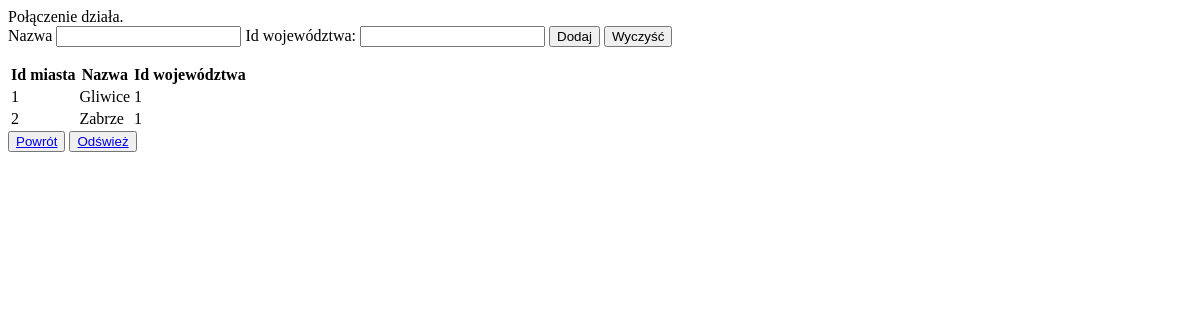
Before: /CRUD/add_miasto.php with the older database file.
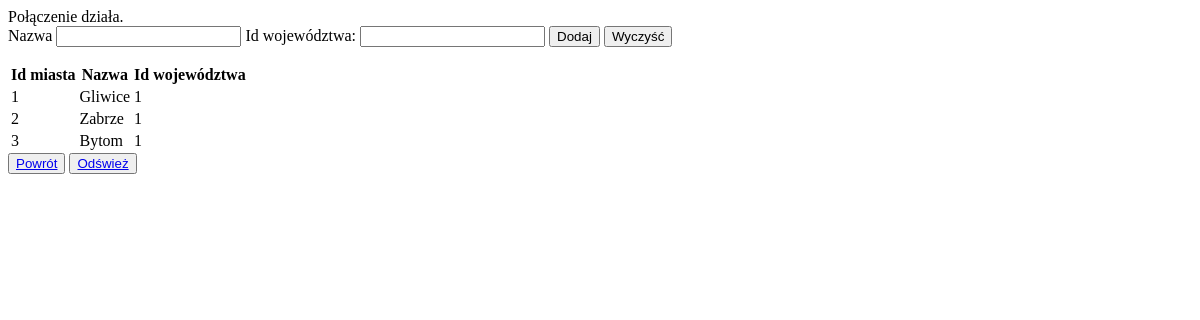
After: the same page with the newer database file.
### tables this page shows
CREATE TABLE `miasta` (
  `id_miasta` int(11) NOT NULL,
  `nazwa` char(45) DEFAULT NULL,
  `id_woj` int(11) NOT NULL
);

### CRUD/add_miasto.php (the view, shortened to what this page needs)
<?php
    $con = mysqli_connect("localhost","root","","sk_db");
?>
<!DOCTYPE html>
<html lang="en">
<head>
</head>
<body>
    <form action="" method="POST">
        <label for="nazwa">Nazwa</label>
        <input type="text" name="nazwa" id="">
        <label for="woj">Id województwa:</label>
        <input type="number" name="woj" id="">
        <button type="submit">Dodaj</button>
        <button type="reset">Wyczyść</button>
    </form>
    <table>
<tr>
<th>Id miasta</th>
  <th>Nazwa</th>
  <th>Id województwa</th>
</tr>
<?php
      $sql_table_q = "select * from miasta" ;
      $miasta = $con->query($sql_table_q);
      while($rekord = $miasta->fetch_assoc()){
        echo "<tr>";
        echo "
        <td>" . $rekord['id_miasta'] . "</td>
        <td>" . $rekord['nazwa'] . "</td>
        <td>" . $rekord['id_woj'] . "</td>";
        echo "</tr>";
      }
?>
</table>
<button><a href="index.php">Powrót</a></button>
<button><a href="add_miasto.php">Odśwież</a></button>
</body>
</html>

Changed rows visible on the page:
added miasta: id_miasta "3", nazwa "Bytom", id_woj "1"
